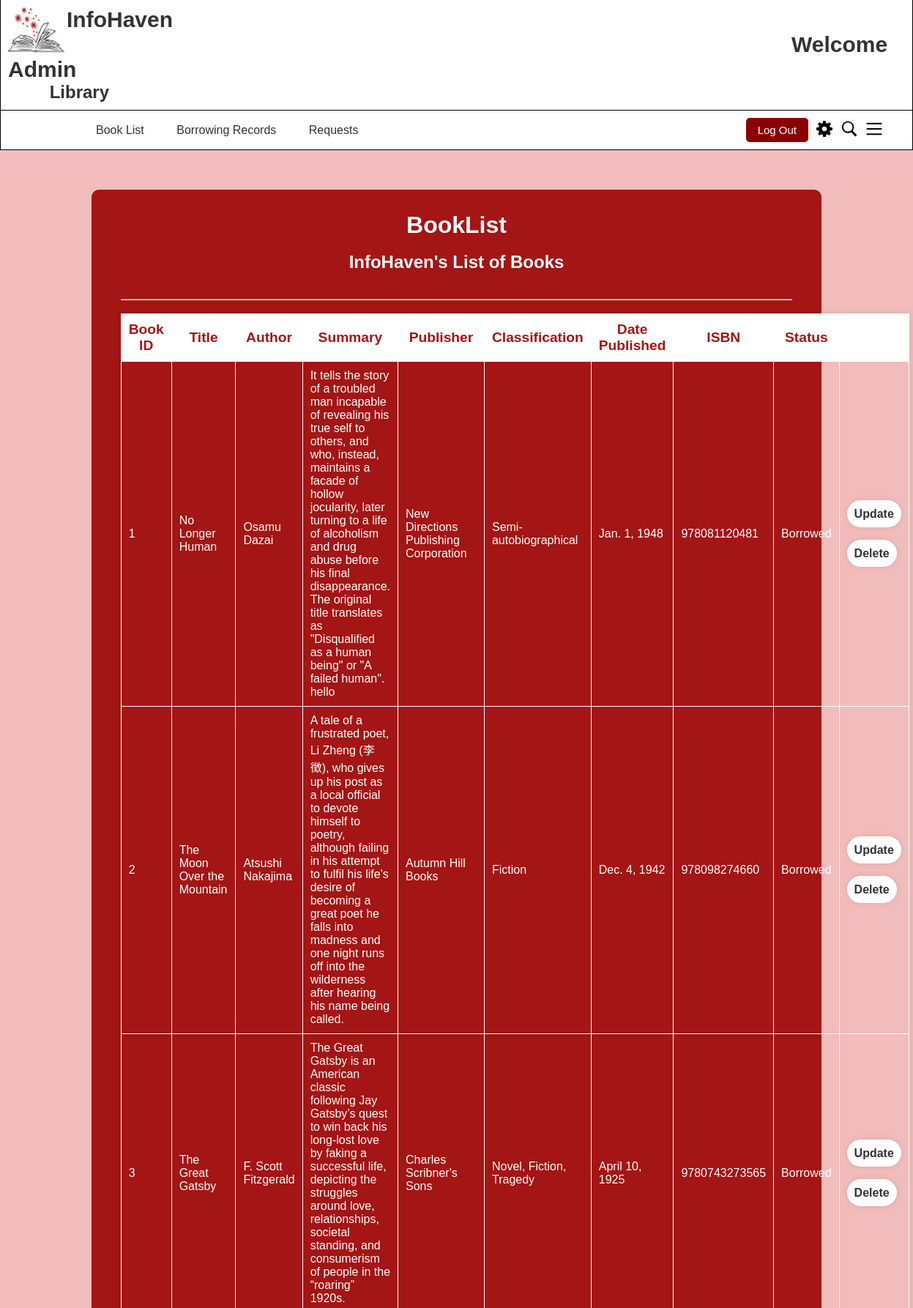
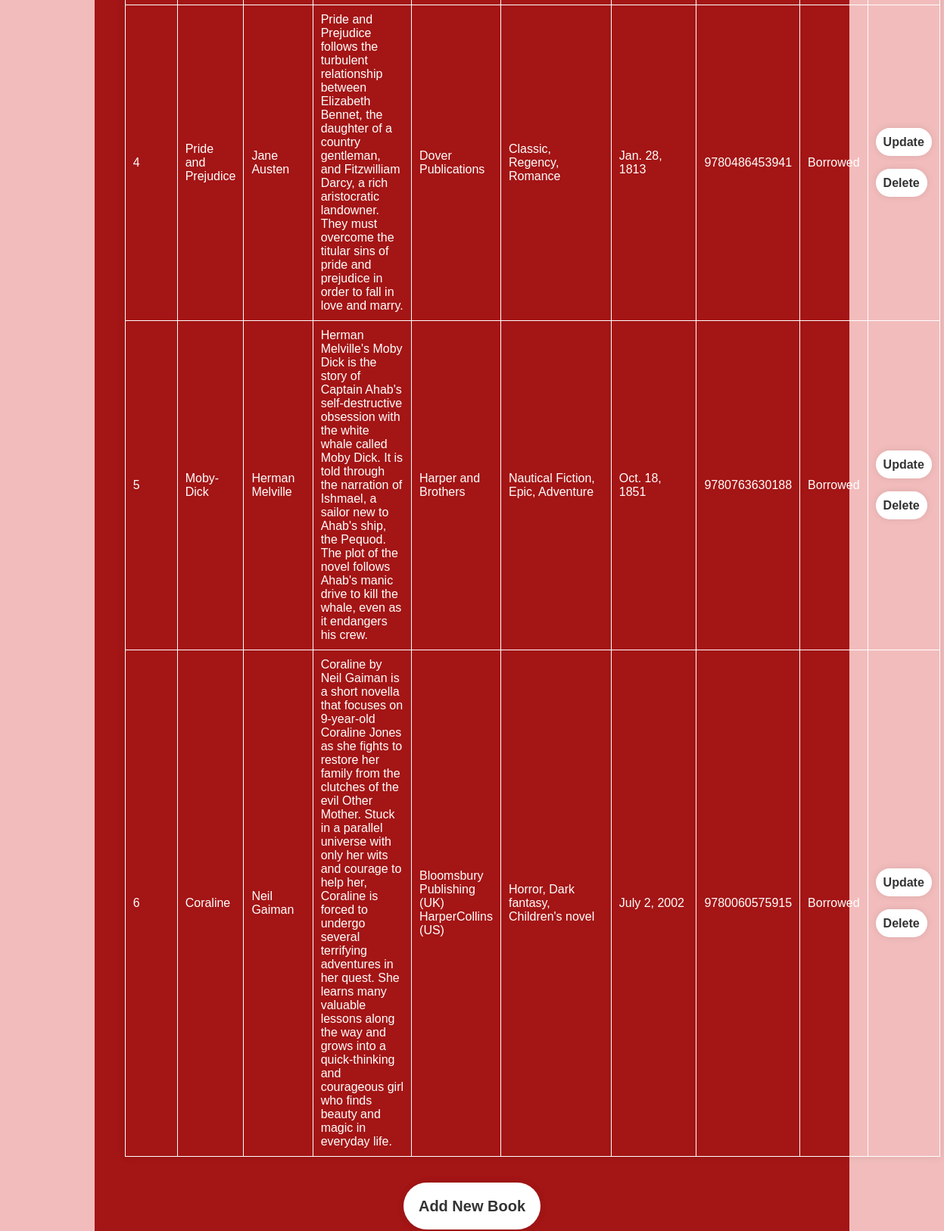
/DashboardAdmin (upper part), run on the app's committed database (2 pictures, top to bottom).
### InfoHaven_App/models.py (models this page shows, shortened)
class Book(models.Model):
    book_id = models.CharField(primary_key=True, unique=True, max_length=50)
    author_id = models.CharField(max_length=50)
    title = models.CharField(max_length=255)
    summary = models.TextField(null=True, blank=True)
    author = models.CharField(max_length=255)
    publisher = models.CharField(max_length=255)
    classification = models.CharField(max_length=255)
    date_published = models.DateField()
    isbn = models.CharField(max_length=13, unique=True)
    status = models.CharField(max_length=50)
    borrower = models.CharField(max_length=50, blank=True, null=True)

### InfoHaven_App/views.py (the view)
# urls.py: path('DashboardAdmin',views.dashboard_admin, name="DashboardAdmin"),
def dashboard_admin(request):
    books = Book.objects.all()
    context = {
        'books': books,
    }
    return render(request, 'InfoHaven_App/Dashboard-admin.html', context)

### templates/InfoHaven_App/Dashboard-admin.html (shortened to what this page needs)
<!DOCTYPE html>
<html lang="en">
  <head>
      {% load static %}
      <link rel="stylesheet" href="{% static 'styles.css' %}">
  </head>
  <body>
      <header style="padding: 0;">
          <div class="bordering2">
              <img src="{% static 'logo.png' %}" alt="logo" class="logo">
              <h1 class="element" style="padding-left: 10px; padding-top: 10px; font-size: 30px;">
                  InfoHaven
                  {% if request.session.member_type == 0 %}
                      <span style="padding-left: 990px;">Welcome {{ request.session.member_fname }}</span>
                  {% else %}
                      <span style="padding-left: 990px;">Welcome Admin</span>
                  {% endif %}
              </h1>
              <h2 class="element" style="padding-left: 40px; padding-bottom: 10px;">&nbsp;&nbsp;&nbsp;&nbsp;Library</h2>
          </div>
          <nav class="bordering">
              <ul class="menu">
                  {% if request.session.member_type == 0 %}
                      <li><a href="/Dashboard">BookList</a></li>
                      <li><a href="/Start_Logged">Borrowing Records</a></li>
                  {% else %}
                    <li><a href="/DashboardAdmin">Book List</a></li>
                    <li><a href="/UserRecords">Borrowing Records</a></li>
                    <li><a href="/BorrowRequest">Requests</a></li>
                  {% endif %}
              </ul>
              <div class="user-actions">
                  <a href="/Logout">
                      <button id="sign-in">Log Out</button>
                  </a>
                  <div id="settings-icon">
                    <img src="{% static 'settings.svg' %}" alt="Settings Icon" id="settings-button">
                </div>
                  <div id="search-icon">
                      <img src="{% static 'search.svg' %}" alt="Search Icon">
                  </div>
                  <div id="menu-icon">
                      <img src="{% static 'menu.svg' %}" alt="Menu Icon">
                  </div>
              </div>
          </nav>
      </header>
    <main style="background-color: #F2BCBC; min-height: 120vh;">
      <br><br><br>
      <div class="db_wrapper">
        <h1 class="" style="text-align: center;">BookList</h1>
        <br>
        <h2 class="" style="text-align: center;">InfoHaven's List of Books</h2>
        <br> <br> <hr>
        <br>
        <div class="row justify-content-center">
          <div class="col-md-12">
            <table class="table table-striped table-bordered table-hover center">
              <thead>
                <tr style="font-size: larger;">
                  <th>Book ID</th>
                  <th>Title</th>
                  <th>Author</th>
                  <th>Summary</th>
                  <th>Publisher</th>
                  <th>Classification</th>
                  <th>Date Published</th>
                  <th>ISBN</th>
                  <th>Status</th>
                  <th> </th>
                </tr>
              </thead>
              <tbody>
                  {% for book in books %}
                  <tr>
                    <td>{{ book.book_id }}</td>
                    <td>{{ book.title }}</td>
                    <td>{{ book.author }}</td>
                    <td>{{ book.summary }}</td>
                    <td>{{ book.publisher }}</td>
                    <td>{{ book.classification }}</td>
                    <td>{{ book.date_published }}</td>
                    <td>{{ book.isbn }}</td>
                    <td>{{ book.status }}</td>
                    <td>
                      <br>
                        <a href="{% url 'update_book' book.book_id %}" class="btn">Update</a>
                        <br><br><br>
                        <a href="{% url 'delete_book' book.book_id %}" class="btn">Delete</a><br><br>
                    </td>
                  </tr>
                {% endfor %}
              </tbody>
          </table>
            <div class="row justify-content-center">
              <br><br><br>
              <div class="container">
                <a href="{% url 'add_book' %}" class="btn_add" style="margin-left: auto; margin-right: auto;">Add New Book</a>
              <br><br><br>
              </div>
            </div>
          </div>
        </div>
      </div>
      <br><br><br>
    </main>
  </body>
</html>

### static/styles.css (style rules this page uses)
body { font-family: Arial, sans-serif; margin: 0; padding: 0; }
nav { display: flex; justify-content: space-between; align-items: center; margin: 0 auto; padding: 0 20px; }
.logo { width: 90px; height: 75px; float: left; }
.element { margin: 0; padding: 0; }
.bordering { padding: 10px; border-top: none; border-right: 1px solid black; border-bottom: 1px solid black; border-left: 1px solid black; }
.bordering2 { border-top: none; border-right: 1px solid black; border-bottom: 1px solid black; border-left: 1px solid black; }
.menu { list-style-type: none; padding: 0; margin-left: 100px; }
.menu li { display: inline; margin-left: 20px; margin-right: 20px; }
.menu li a { text-decoration: none; color: #333; }
.user-actions { display: flex; align-items: center; margin-right: 20px; }
#sign-up, #sign-in { margin-right: 10px; background-color: darkred; color: #fff; border: none; padding: 8px 16px; cursor: pointer; border-radius: 5px; font-size: 15px; }
#search-icon { margin-right: 10px; cursor: pointer; }
#search-icon img { width: 24px; height: 24px; }
#menu-icon { margin-right: 10px; cursor: pointer; }
#menu-icon img { width: 24px; height: 24px; }
* { margin: 0; padding: 0; box-sizing: border-box; font-family: "Poppins", sans-serif; }
body { justify-content: center; align-items: center; min-height: 100vh; background-size: cover; background-position: center; }
header { color: #333; background-color: #fff; padding: 10px 0; }
.db_wrapper { width: 80%; margin-right: auto; margin-left: auto; background: #a41515; color: #fff; border-radius: 10px; padding: 30px 40px; min-width: 500px; }
.db_wrapper .btn { background: #fff; border: none; outline: none; border-radius: 40px; box-shadow: 0 0 10px rgba(0, 0, 0, .1); cursor: pointer; font-size: 16px; color: #333; font-weight: 600; padding: 10px; text-decoration: none; }
.db_wrapper .btn_add { background: #fff; border: none; outline: none; border-radius: 40px; box-shadow: 0 0 10px rgba(0, 0, 0, .1); cursor: pointer; font-size: 20px; color: #333; font-weight: 600; padding: 20px; text-decoration: none; }
.table { width: 100%; border-collapse: collapse; box-shadow: 0px 0px 10px 0px rgba(0,0,0,0.1); }
.table th { background-color: white; color: #a41515; padding: 10px; border: 1px solid white; width: auto; height: auto; }
.table td { padding: 10px; border: 1px solid white; }
.center { margin-left: auto; margin-right: auto; }
.container { width: 100%; text-align: center; }

### data on the page
Book: book_id "1", title "No Longer Human", author "Osamu Dazai", summary "It tells the story of a troubled man incapable of revealing his true self to others, and who, instead, maintains a facade of hollow jocularity, later turning to a life of alcoholism and drug abuse before his final disappearance. The original title translates as \"Disqualified as a human being\" or \"A failed human\". hello", publisher "New Directions Publishing Corporation", classification "Semi-autobiographical", date_published "Jan. 1, 1948", isbn "978081120481", status "Borrowed"
Book: book_id "2", title "The Moon Over the Mountain", author "Atsushi Nakajima", summary "A tale of a frustrated poet, Li Zheng (李徴), who gives up his post as a local official to devote himself to poetry, although failing in his attempt to fulfil his life's desire of becoming a great poet he falls into madness and one night runs off into the wilderness after hearing his name being called.", publisher "Autumn Hill Books", classification "Fiction", date_published "Dec. 4, 1942", isbn "978098274660", status "Borrowed"
Book: book_id "3", title "The Great Gatsby", author "F. Scott Fitzgerald", summary "The Great Gatsby is an American classic following Jay Gatsby’s quest to win back his long-lost love by faking a successful life, depicting the struggles around love, relationships, societal standing, and consumerism of people in the “roaring” 1920s.", publisher "Charles Scribner's Sons", classification "Novel, Fiction, Tragedy", date_published "April 10, 1925", isbn "9780743273565", status "Borrowed"
Book: book_id "4", title "Pride and Prejudice", author "Jane Austen", summary "Pride and Prejudice follows the turbulent relationship between Elizabeth Bennet, the daughter of a country gentleman, and Fitzwilliam Darcy, a rich aristocratic landowner. They must overcome the titular sins of pride and prejudice in order to fall in love and marry.", publisher "Dover Publications", classification "Classic, Regency, Romance", date_published "Jan. 28, 1813", isbn "9780486453941", status "Borrowed"
Book: book_id "5", title "Moby-Dick", author "Herman Melville", summary "Herman Melville's Moby Dick is the story of Captain Ahab's self-destructive obsession with the white whale called Moby Dick. It is told through the narration of Ishmael, a sailor new to Ahab's ship, the Pequod. The plot of the novel follows Ahab's manic drive to kill the whale, even as it endangers his crew.", publisher "Harper and Brothers", classification "Nautical Fiction, Epic, Adventure", date_published "Oct. 18, 1851", isbn "9780763630188", status "Borrowed"
Book: book_id "6", title "Coraline", author "Neil Gaiman", summary "Coraline by Neil Gaiman is a short novella that focuses on 9-year-old Coraline Jones as she fights to restore her family from the clutches of the evil Other Mother. Stuck in a parallel universe with only her wits and courage to help her, Coraline is forced to undergo several terrifying adventures in her quest. She learns many valuable lessons along the way and grows into a quick-thinking and courageous girl who finds beauty and magic in everyday life.", publisher "Bloomsbury Publishing (UK) HarperCollins (US)", classification "Horror, Dark fantasy, Children's novel", date_published "July 2, 2002", isbn "9780060575915", status "Borrowed"
